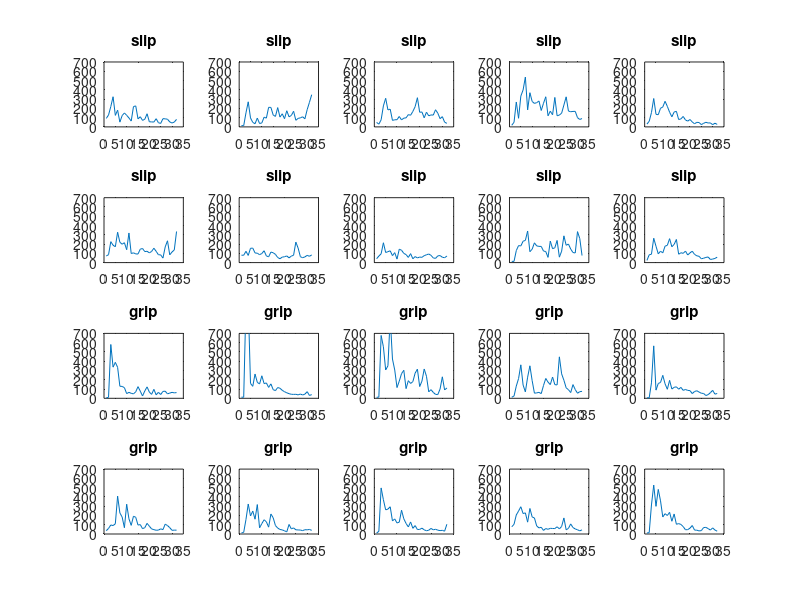

Recreate this plot in MATLAB.
%% order of index: person, type of experiment, time
%% finally it will store a matrix in that cell
data=load('person8-17');

for person=1:10
data2=cell2mat(data.data2(person,10));
data3=cell2mat(data.data2(person,12));
subplot(4,5,person)
plot(std(diff(data2).')) 
title('slip')
ylim([0,700])

 subplot(4,5,person+10)
plot(std(diff(data3).'))   
title('grip')
ylim([0,700])
end



